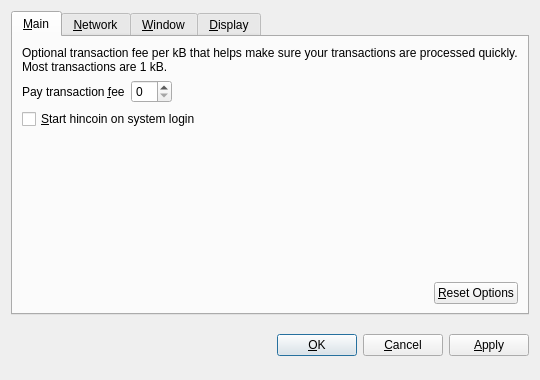
<?xml version="1.0" encoding="UTF-8"?>
<ui version="4.0">
 <class>OptionsDialog</class>
 <widget class="QDialog" name="OptionsDialog">
  <property name="geometry">
   <rect>
    <x>0</x>
    <y>0</y>
    <width>540</width>
    <height>380</height>
   </rect>
  </property>
  <property name="windowTitle">
   <string>Options</string>
  </property>
  <property name="modal">
   <bool>true</bool>
  </property>
  <layout class="QVBoxLayout" name="verticalLayout">
   <item>
    <widget class="QTabWidget" name="tabWidget">
     <property name="tabPosition">
      <enum>QTabWidget::North</enum>
     </property>
     <property name="currentIndex">
      <number>0</number>
     </property>
     <widget class="QWidget" name="tabMain">
      <attribute name="title">
       <string>&amp;Main</string>
      </attribute>
      <layout class="QVBoxLayout" name="verticalLayout_Main">
       <item>
        <widget class="QLabel" name="transactionFeeInfoLabel">
         <property name="text">
          <string>Optional transaction fee per kB that helps make sure your transactions are processed quickly. Most transactions are 1 kB.</string>
         </property>
         <property name="textFormat">
          <enum>Qt::PlainText</enum>
         </property>
         <property name="wordWrap">
          <bool>true</bool>
         </property>
        </widget>
       </item>
       <item>
        <layout class="QHBoxLayout" name="horizontalLayout_1_Main">
         <item>
          <widget class="QLabel" name="transactionFeeLabel">
           <property name="text">
            <string>Pay transaction &amp;fee</string>
           </property>
           <property name="textFormat">
            <enum>Qt::PlainText</enum>
           </property>
           <property name="buddy">
            <cstring>transactionFee</cstring>
           </property>
          </widget>
         </item>
         <item>
          <widget class="BitcoinAmountField" name="transactionFee"/>
         </item>
         <item>
          <spacer name="horizontalSpacer_1_Main">
           <property name="orientation">
            <enum>Qt::Horizontal</enum>
           </property>
           <property name="sizeHint" stdset="0">
            <size>
             <width>40</width>
             <height>20</height>
            </size>
           </property>
          </spacer>
         </item>
        </layout>
       </item>
       <item>
        <widget class="QCheckBox" name="bitcoinAtStartup">
         <property name="toolTip">
          <string>Automatically start hincoin after logging in to the system.</string>
         </property>
         <property name="text">
          <string>&amp;Start hincoin on system login</string>
         </property>
        </widget>
       </item>
       <item>
        <spacer name="verticalSpacer_Main">
         <property name="orientation">
          <enum>Qt::Vertical</enum>
         </property>
         <property name="sizeHint" stdset="0">
          <size>
           <width>20</width>
           <height>40</height>
          </size>
         </property>
        </spacer>
       </item>
       <item>
        <layout class="QHBoxLayout" name="horizontalLayout_2_Main">
         <item>
          <spacer name="horizontalSpacer_2_Main">
           <property name="orientation">
            <enum>Qt::Horizontal</enum>
           </property>
           <property name="sizeHint" stdset="0">
            <size>
             <width>40</width>
             <height>20</height>
            </size>
           </property>
          </spacer>
         </item>
         <item>
          <widget class="QPushButton" name="resetButton">
           <property name="toolTip">
            <string>Reset all client options to default.</string>
           </property>
           <property name="text">
            <string>&amp;Reset Options</string>
           </property>
           <property name="autoDefault">
            <bool>false</bool>
           </property>
          </widget>
         </item>
        </layout>
       </item>
      </layout>
     </widget>
     <widget class="QWidget" name="tabNetwork">
      <attribute name="title">
       <string>&amp;Network</string>
      </attribute>
      <layout class="QVBoxLayout" name="verticalLayout_Network">
       <item>
        <widget class="QCheckBox" name="mapPortUpnp">
         <property name="toolTip">
          <string>Automatically open the hincoin client port on the router. This only works when your router supports UPnP and it is enabled.</string>
         </property>
         <property name="text">
          <string>Map port using &amp;UPnP</string>
         </property>
        </widget>
       </item>
       <item>
        <widget class="QCheckBox" name="connectSocks">
         <property name="toolTip">
          <string>Connect to the hincoin network through a SOCKS proxy (e.g. when connecting through Tor).</string>
         </property>
         <property name="text">
          <string>&amp;Connect through SOCKS proxy:</string>
         </property>
        </widget>
       </item>
       <item>
        <layout class="QHBoxLayout" name="horizontalLayout_Network">
         <item>
          <widget class="QLabel" name="proxyIpLabel">
           <property name="text">
            <string>Proxy &amp;IP:</string>
           </property>
           <property name="textFormat">
            <enum>Qt::PlainText</enum>
           </property>
           <property name="buddy">
            <cstring>proxyIp</cstring>
           </property>
          </widget>
         </item>
         <item>
          <widget class="QValidatedLineEdit" name="proxyIp">
           <property name="maximumSize">
            <size>
             <width>140</width>
             <height>16777215</height>
            </size>
           </property>
           <property name="toolTip">
            <string>IP address of the proxy (e.g. 127.0.0.1)</string>
           </property>
          </widget>
         </item>
         <item>
          <widget class="QLabel" name="proxyPortLabel">
           <property name="text">
            <string>&amp;Port:</string>
           </property>
           <property name="textFormat">
            <enum>Qt::PlainText</enum>
           </property>
           <property name="buddy">
            <cstring>proxyPort</cstring>
           </property>
          </widget>
         </item>
         <item>
          <widget class="QLineEdit" name="proxyPort">
           <property name="maximumSize">
            <size>
             <width>55</width>
             <height>16777215</height>
            </size>
           </property>
           <property name="toolTip">
            <string>Port of the proxy (e.g. 9050)</string>
           </property>
          </widget>
         </item>
         <item>
          <widget class="QLabel" name="socksVersionLabel">
           <property name="text">
            <string>SOCKS &amp;Version:</string>
           </property>
           <property name="textFormat">
            <enum>Qt::PlainText</enum>
           </property>
           <property name="buddy">
            <cstring>socksVersion</cstring>
           </property>
          </widget>
         </item>
         <item>
          <widget class="QValueComboBox" name="socksVersion">
           <property name="toolTip">
            <string>SOCKS version of the proxy (e.g. 5)</string>
           </property>
          </widget>
         </item>
         <item>
          <spacer name="horizontalSpacer_Network">
           <property name="orientation">
            <enum>Qt::Horizontal</enum>
           </property>
           <property name="sizeHint" stdset="0">
            <size>
             <width>40</width>
             <height>20</height>
            </size>
           </property>
          </spacer>
         </item>
        </layout>
       </item>
       <item>
        <spacer name="verticalSpacer_Network">
         <property name="orientation">
          <enum>Qt::Vertical</enum>
         </property>
         <property name="sizeHint" stdset="0">
          <size>
           <width>20</width>
           <height>40</height>
          </size>
         </property>
        </spacer>
       </item>
      </layout>
     </widget>
     <widget class="QWidget" name="tabWindow">
      <attribute name="title">
       <string>&amp;Window</string>
      </attribute>
      <layout class="QVBoxLayout" name="verticalLayout_Window">
       <item>
        <widget class="QCheckBox" name="minimizeToTray">
         <property name="toolTip">
          <string>Show only a tray icon after minimizing the window.</string>
         </property>
         <property name="text">
          <string>&amp;Minimize to the tray instead of the taskbar</string>
         </property>
        </widget>
       </item>
       <item>
        <widget class="QCheckBox" name="minimizeOnClose">
         <property name="toolTip">
          <string>Minimize instead of exit the application when the window is closed. When this option is enabled, the application will be closed only after selecting Quit in the menu.</string>
         </property>
         <property name="text">
          <string>M&amp;inimize on close</string>
         </property>
        </widget>
       </item>
       <item>
        <spacer name="verticalSpacer_Window">
         <property name="orientation">
          <enum>Qt::Vertical</enum>
         </property>
         <property name="sizeHint" stdset="0">
          <size>
           <width>20</width>
           <height>40</height>
          </size>
         </property>
        </spacer>
       </item>
      </layout>
     </widget>
     <widget class="QWidget" name="tabDisplay">
      <attribute name="title">
       <string>&amp;Display</string>
      </attribute>
      <layout class="QVBoxLayout" name="verticalLayout_Display">
       <item>
        <layout class="QHBoxLayout" name="horizontalLayout_1_Display">
         <item>
          <widget class="QLabel" name="langLabel">
           <property name="text">
            <string>User Interface &amp;language:</string>
           </property>
           <property name="textFormat">
            <enum>Qt::PlainText</enum>
           </property>
           <property name="buddy">
            <cstring>lang</cstring>
           </property>
          </widget>
         </item>
         <item>
          <widget class="QValueComboBox" name="lang">
           <property name="toolTip">
            <string>The user interface language can be set here. This setting will take effect after restarting hincoin.</string>
           </property>
          </widget>
         </item>
        </layout>
       </item>
       <item>
        <layout class="QHBoxLayout" name="horizontalLayout_2_Display">
         <item>
          <widget class="QLabel" name="unitLabel">
           <property name="text">
            <string>&amp;Unit to show amounts in:</string>
           </property>
           <property name="textFormat">
            <enum>Qt::PlainText</enum>
           </property>
           <property name="buddy">
            <cstring>unit</cstring>
           </property>
          </widget>
         </item>
         <item>
          <widget class="QValueComboBox" name="unit">
           <property name="toolTip">
            <string>Choose the default subdivision unit to show in the interface and when sending coins.</string>
           </property>
          </widget>
         </item>
        </layout>
       </item>
       <item>
        <widget class="QCheckBox" name="displayAddresses">
         <property name="toolTip">
          <string>Whether to show hincoin addresses in the transaction list or not.</string>
         </property>
         <property name="text">
          <string>&amp;Display addresses in transaction list</string>
         </property>
        </widget>
       </item>
       <item>
        <widget class="QCheckBox" name="coinControlFeatures">
         <property name="toolTip">
          <string>Whether to show coin control features or not.</string>
         </property>
         <property name="text">
          <string>Display coin &amp;control features (experts only!)</string>
         </property>
        </widget>
       </item>
       <item>
        <spacer name="verticalSpacer_Display">
         <property name="orientation">
          <enum>Qt::Vertical</enum>
         </property>
         <property name="sizeHint" stdset="0">
          <size>
           <width>20</width>
           <height>40</height>
          </size>
         </property>
        </spacer>
       </item>
      </layout>
     </widget>
    </widget>
   </item>
   <item>
    <layout class="QHBoxLayout" name="horizontalLayout_Buttons">
     <item>
      <spacer name="horizontalSpacer_1">
       <property name="orientation">
        <enum>Qt::Horizontal</enum>
       </property>
       <property name="sizeHint" stdset="0">
        <size>
         <width>40</width>
         <height>48</height>
        </size>
       </property>
      </spacer>
     </item>
     <item>
      <widget class="QLabel" name="statusLabel">
       <property name="font">
        <font>
         <weight>75</weight>
         <bold>true</bold>
        </font>
       </property>
       <property name="text">
        <string/>
       </property>
       <property name="textFormat">
        <enum>Qt::PlainText</enum>
       </property>
       <property name="wordWrap">
        <bool>true</bool>
       </property>
      </widget>
     </item>
     <item>
      <spacer name="horizontalSpacer_2">
       <property name="orientation">
        <enum>Qt::Horizontal</enum>
       </property>
       <property name="sizeHint" stdset="0">
        <size>
         <width>40</width>
         <height>48</height>
        </size>
       </property>
      </spacer>
     </item>
     <item>
      <widget class="QPushButton" name="okButton">
       <property name="text">
        <string>&amp;OK</string>
       </property>
      </widget>
     </item>
     <item>
      <widget class="QPushButton" name="cancelButton">
       <property name="text">
        <string>&amp;Cancel</string>
       </property>
       <property name="autoDefault">
        <bool>false</bool>
       </property>
      </widget>
     </item>
     <item>
      <widget class="QPushButton" name="applyButton">
       <property name="text">
        <string>&amp;Apply</string>
       </property>
       <property name="autoDefault">
        <bool>false</bool>
       </property>
      </widget>
     </item>
    </layout>
   </item>
  </layout>
 </widget>
 <customwidgets>
  <customwidget>
   <class>BitcoinAmountField</class>
   <extends>QSpinBox</extends>
   <header>bitcoinamountfield.h</header>
  </customwidget>
  <customwidget>
   <class>QValueComboBox</class>
   <extends>QComboBox</extends>
   <header>qvaluecombobox.h</header>
  </customwidget>
  <customwidget>
   <class>QValidatedLineEdit</class>
   <extends>QLineEdit</extends>
   <header>qvalidatedlineedit.h</header>
  </customwidget>
 </customwidgets>
 <resources/>
 <connections/>
</ui>
